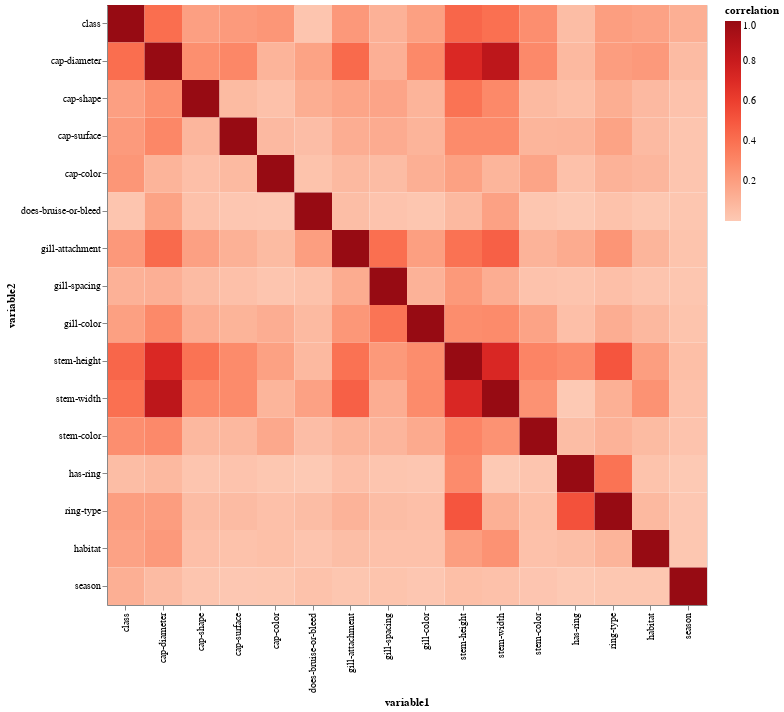

The cell this chart's notebook holds for it:
### Code cell
chart.properties(height=600, width=600)

### Figure 1 — Vega-Lite specification as saved in the notebook (floating-point values rounded to 4 significant figures; data arrays with more than 128 entries replaced by an {"elided": "..."} marker saying what was removed)
{"config": {"view": {"continuousWidth": 300, "continuousHeight": 300}}, "data": {"name": "data-fca53c1e7395048a700b3fdca7906817"}, "mark": {"type": "rect"}, "encoding": {"color": {"field": "correlation", "scale": {"scheme": "reds"}, "type": "quantitative"}, "x": {"field": "variable1", "sort": ["class", "cap-diameter", "cap-shape", "cap-surface", "cap-color", "does-bruise-or-bleed", "gill-attachment", "gill-spacing", "gill-color", "stem-height", "stem-width", "stem-color", "has-ring", "ring-type", "habitat", "season"], "type": "nominal"}, "y": {"field": "variable2", "sort": ["class", "cap-diameter", "cap-shape", "cap-surface", "cap-color", "does-bruise-or-bleed", "gill-attachment", "gill-spacing", "gill-color", "stem-height", "stem-width", "stem-color", "has-ring", "ring-type", "habitat", "season"], "type": "nominal"}}, "height": 600, "width": 600, "$schema": "https://vega.github.io/schema/vega-lite/v5.8.0.json", "datasets": {"data-fca53c1e7395048a700b3fdca7906817": {"elided": "256 records"}}}
